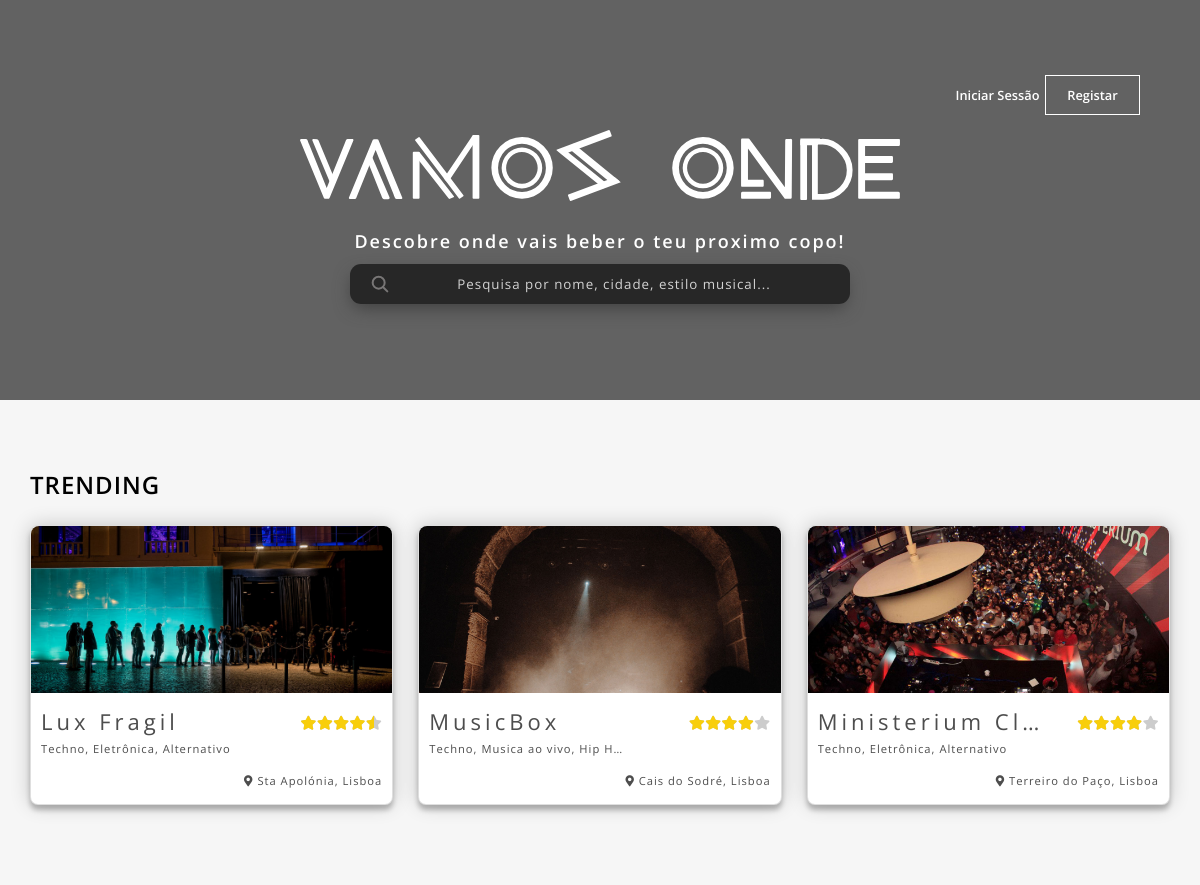
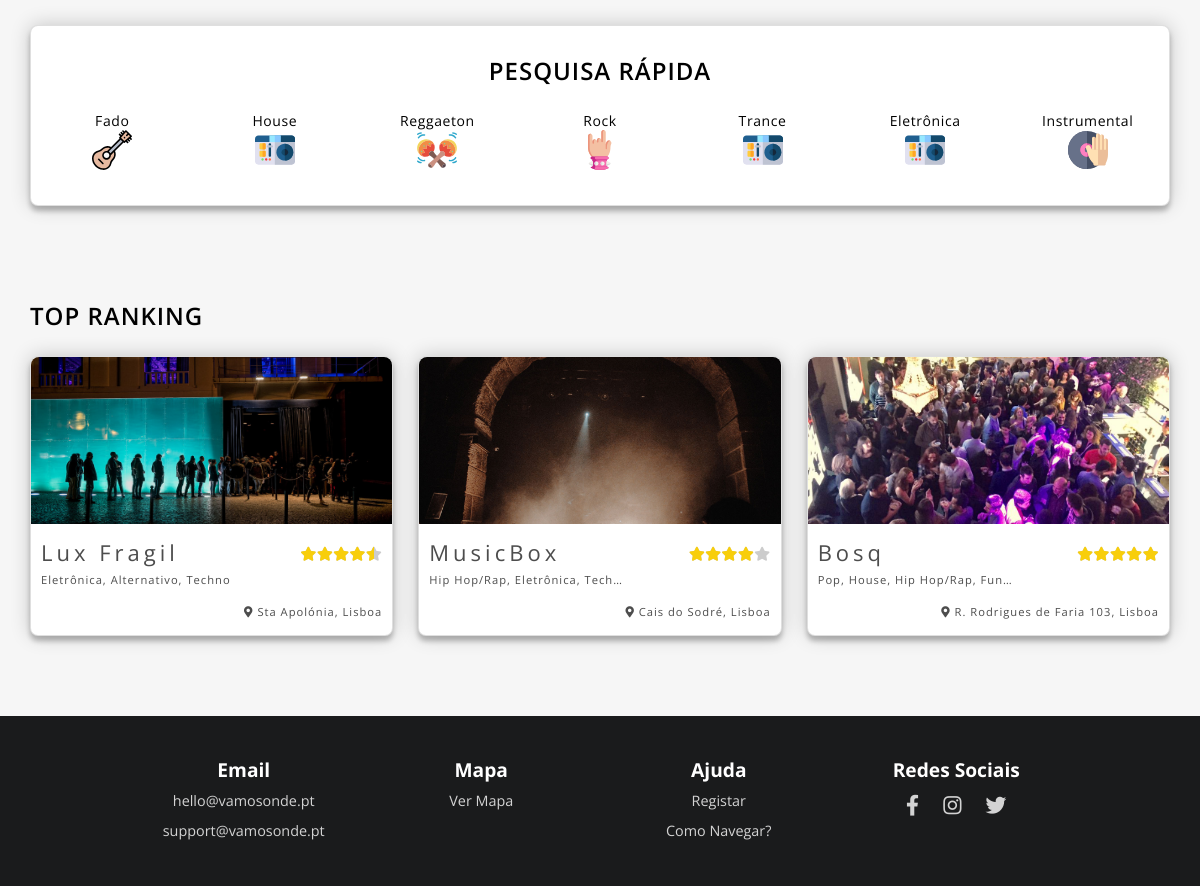
The page / on the database its author committed (2 pictures, top to bottom).
### tables this page shows
CREATE TABLE `locals` (
  `id` int(11) NOT NULL,
  `name` varchar(255) NOT NULL,
  `adress` varchar(255) NOT NULL,
  `category_id` varchar(255) NOT NULL,
  `type` varchar(255) NOT NULL,
  `image` varchar(255) NOT NULL,
  `gallery` varchar(255) NOT NULL,
  `opening` varchar(255) NOT NULL,
  `closing` varchar(255) NOT NULL,
  `ranking` decimal(2,1) NOT NULL,
  `active` int(11) NOT NULL DEFAULT '1',
  `trending` int(11) NOT NULL DEFAULT '0'
);

CREATE TABLE `music_type` (
  `id` int(11) NOT NULL,
  `category` varchar(255) NOT NULL,
  `music_type_icon` varchar(255) NOT NULL
);

### application/core/MY_Controller.php (called while the page is built, shortened)
<?php
class MY_Controller extends CI_Controller{
	protected $data = array();
	public function __construct(){
		$this->data['perms'] = $this->check_perms();
		$this->data['check_login'] = $this->check_login();
	}
	public function render($page){
		$this->data['categories'] = $this->locals_model->get_categories();
		$this->data['page'] = $page;
		$this->load->view('header', $this->data);
		$this->load->view($page, $this->data);
		$this->load->view('footer', $this->data);
	}
	public function check_login(){
		$logged_in = false;
        return $logged_in;
	}
}

### application/controllers/Locals.php (called while the page is built, shortened)
<?php
class Locals extends MY_Controller{
	public function index(){
		$this->data['trending'] = $this->locals_model->get_top_category('trending');
		$this->data['ranking'] = $this->locals_model->get_top_category('ranking');
		$this->data['music_random'] = $this->locals_model->random_music_types();
		$this->render('home');
	}
}

### index.php (called while the page is built, shortened)
<?php
require_once BASEPATH.'core/CodeIgniter.php';

### application/models/Locals_Model.php (called while the page is built, shortened)
<?php
class Locals_Model extends CI_Model{
	public function get_top_category($category){
		if ($category == 'trending') {
			$conditions = ' AND locals.trending = 1';
		}else{
			$conditions = ' AND locals.ranking >= 4.2';
		}
		$query = "SELECT locals.id, locals.name, locals.adress, locals.type, locals.image, locals.opening, locals.closing, locals.ranking, GROUP_CONCAT(music_type.category ORDER BY locals.id SEPARATOR ', ') AS category FROM locals JOIN music_type ON FIND_IN_SET(music_type.id, locals.category_id) WHERE locals.active = 1 $conditions GROUP BY locals.id";
		return $this->db->query($query)->result_array();
	}
	public function random_music_types(){
		$query = "SELECT * FROM music_type ORDER BY RAND() LIMIT 7";
		return $this->db->query($query)->result_array();
	}
}

### application/views/home.php (the view, shortened to what this page needs)
<main>
<nav class="nav_bar">
    <?php if ($check_login == false): ?>
        <div class="no_login box_menus">
          <div class="fazer_login">
            <a href="users/login">Iniciar Sessão</a>
          </div>
          <div class="fazer_registo">
            <a href="users/register">Registar</a>
          </div>
        </div>
    <?php endif ?>
</nav>
 		<div class="search_container">
<div class="hero_text">
	<img src="assets/images/lettering_logo_white.svg">
	<h3>Descobre onde vais beber o teu proximo copo!</h3>
</div>
 			<div class="search_bar">
 				<img class="search_icon" src="assets/images/search.svg" width="20px">
					<form class="search_form" action="locals/search">
						<input id="search_bar" type="text" name="search" placeholder="Pesquisa por nome, cidade, estilo musical..." onclick="open_search_home()" autocomplete="off">
					</form>
				</div>
			</div>
			<div class="home_map">
	    	<div id="map"></div>
		</div>
	<section class="trending">
		<div class="container">
			<h2>TRENDING</h2>
			<div class="trending_places">
				<?php
          $i = 0;
          foreach ($trending as $trending_local):
        ?>
				<a href="locals/show/<?=$trending_local['id'];?>">
					<div class="trending_place card">
					<div>
						<img src="assets/images/locals/<?=$trending_local['id'];?>/<?=$trending_local['image'];?>">
					</div>
					<div class="trending_place_info">
						<div class="favorites_name_cat">
							<h1><?=$trending_local['name'];?></h1>
							<p id="categories_p"><?=$trending_local['category'];?></p>
						</div>
							<div class="trending_ranking_location">
						<div class="trending_ranking">
							<div class="stars-outer" data-ranking="<?=$trending_local['ranking'];?>">
					        	<div class="stars-inner"></div>
					        </div>
						</div>
					</div>
					<div class="trending_location">
						<p><i class="fas fa-map-marker-alt"></i> <?=$trending_local['adress'];?></p>
					</div>
						</div>
					</div>
					</a>
      <?php
          $i++;
          if($i==3) break;
          endforeach;
          ?>
			</div>
    </div>
  </section>
  <section class="pesquisa_rapida">
      <div class="container">
          <div class="sections_banner card">
            <h2>Pesquisa Rápida</h2>
            <div class="pesquisa_rapida_types">
              <?php foreach ($music_random as $category):?>
                <a href="locals/quick_search_music/<?=$category['id'];?>">
                  <div class="music_type_random">
                    <?=$category['category'];?>
                    <img src="assets/images/musicIcons/<?=$category['music_type_icon'];?>" alt="">
                  </div>
                </a>
              <?php endforeach;?>
            </div>
          </div>
    </div>
  </section>
  <section class="top_ranking_places">
    <div class="container">
          <h2>top ranking</h2>
                <div class="trending_places">
                  <?php
                    $i = 0;
                    foreach ($ranking as $local_rank):
                  ?>
                  <a href="locals/show/<?=$local_rank['id'];?>">
                    <div class="trending_place card">
                    <div>
                      <img src="assets/images/locals/<?=$local_rank['id'];?>/<?=$local_rank['image'];?>">
                    </div>
                    <div class="trending_place_info">
                      <div class="favorites_name_cat">
                        <h1><?=$local_rank['name'];?></h1>
                        <p id="categories_p"><?=$local_rank['category'];?></p>
                      </div>
                        <div class="trending_ranking_location">
                      <div class="trending_ranking">
                        <div class="stars-outer" data-ranking="<?=$local_rank['ranking'];?>">
                          <div class="stars-inner"></div>
                        </div>
                      </div>
                    </div>
                    <div class="trending_location">
                      <p><i class="fas fa-map-marker-alt"></i> <?=$local_rank['adress'];?></p>
                    </div>
                      </div>
                    </div>
                    </a>
                <?php
                    $i++;
                    if($i==3) break;
                    endforeach;
                ?>
                </div>
              </div>
      </section>
</main>

### application/views/header.php (shortened to what this page needs)
<!DOCTYPE html>
<html>
<head>
  <link rel="stylesheet" href="https://use.fontawesome.com/releases/v5.8.1/css/all.css">
	<link rel="stylesheet" type="text/css" href="assets/css/styles.css?v=<?=time();?>">
</head>
<body>

### application/views/footer.php (shortened to what this page needs)
<footer>
	<div class="container_footer">
				<div class="footer_infos">
					<h5>Email</h5>
					<p>hello@vamosonde.pt</p>
					<p>support@vamosonde.pt</p>
				</div>
				<div class="footer_infos">
					<h5>Mapa</h5>
					<a href="locals/go_map"><p>Ver Mapa</p></a>
				</div>
				<div class="footer_infos">
					<h5>Ajuda</h5>
					<a href="users/register"><p>Registar</p></a>
					<p>Como Navegar?</p>
				</div>
				<div class="footer_infos">
					<h5>Redes Sociais</h5>
					<div class="footer_social">
						<a href="https://www.facebook.com" target="_blank" class="footer_a"><i class="fab fa-facebook-f"></i></a>
						<a href="https://www.instagram.com" target="_blank" class="footer_a"><i class="fab fa-instagram"></i></a>
						<a href="https://www.twitter.com" target="_blank" class="footer_a"><i class="fab fa-twitter"></i></a>
					</div>
				</div>
		</div>
</footer>
  </body>
</html>

### rows shown on the page
locals: image (picture), name "Lux Fragil", category "Techno, Eletrônica, Alternativo", adress "Sta Apolónia, Lisboa", category "Eletrônica, Alternativo, Techno"
locals: image (picture), name "MusicBox", category "Techno, Musica ao vivo, Hip H…", adress "Cais do Sodré, Lisboa", category "Hip Hop/Rap, Eletrônica, Tech…"
locals: image (picture), name "Ministerium Club", category "Techno, Eletrônica, Alternativo", adress "Terreiro do Paço, Lisboa"
music_type: category "Fado", music_type_icon (picture)
music_type: category "House", music_type_icon (picture)
music_type: category "Reggaeton", music_type_icon (picture)
music_type: category "Rock", music_type_icon (picture)
music_type: category "Trance", music_type_icon (picture)
music_type: category "Eletrônica", music_type_icon (picture)
music_type: category "Instrumental", music_type_icon (picture)
locals: image (picture), name "Bosq", category "Pop, House, Hip Hop/Rap, Fun…", adress "R. Rodrigues de Faria 103, Lisboa"
